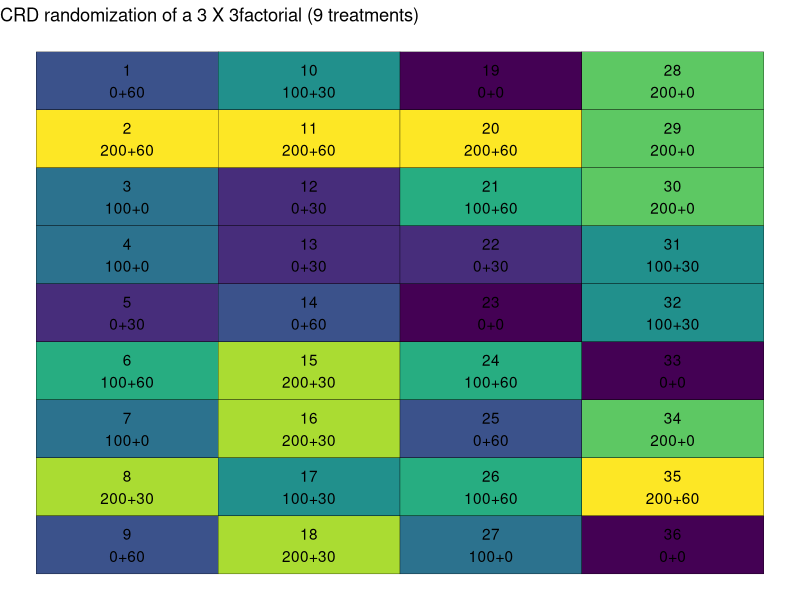

The R script that drew this image: (Note: this script raises an error after producing the figure.)
## ---- chunk 1
# Loading packages
library(tidyverse) # for data wrangling and plotting
## ---- chunk 2
trts <- crossing(nrate_kgha = c(0, 100, 200),
                 krate_kgha = c(0,30,60)
                 ) %>%
  mutate(trtnum = 1:nrow(.)) %>%
  mutate(trtname = paste0(nrate_kgha, "+", krate_kgha))

trts
## ---- chunk 3
# Setting seed to get same randomization result every time
set.seed(930)

crd_rand <- crossing(trtname = trts$trtname,
                     rep = 1:4
                     ) %>%   
  # Since plots are organized without a structure, let's number them 1 through 36
mutate(plot = 1:nrow(.)) %>%
  # Randomizing trtname to plots, without restrictions 
mutate(plot = sample(plot)) %>%
  arrange(plot)

crd_rand
## ---- chunk 4
crd_layout <- crd_rand %>%
  # Defining number of rows and columns in the field for plotting purposes
mutate(row = rep(1:4, each = 9)) %>%
  mutate(col = rep(seq(from = 1,
                   to = 9,
                   by = 1), times = 4
         )) %>%
  # Creating plot and trtname labels for plotting
mutate(lab = paste0(plot, "\n", trtname))

crd_layout
## ---- chunk 5
ggplot(data = crd_layout,
       aes(x = row, y = -col)
       ) +
  geom_tile(aes(fill = trtname),
            color = "black",
            show.legend = F,
            ) + 
  geom_text(aes(label = lab), vjust = 0.5) +
  labs(title = "CRD randomization of a 3 X 3factorial (9 treatments)") +
  theme_void() +
  scale_fill_viridis_d() +
  scale_color_viridis_d()

## ---- chunk 6
# Setting seed to get same randomization result every time
set.seed(930)

rcbd_rand 

rcbd_rand
## ---- chunk 7
rcbd_rand 
## ---- chunk 8
rcbd_layout <- rcbd_rand %>%
  # Defining number of rows and columns in the field for plotting purposes
  mutate(row = rep(1:4, each = 9)) %>%
  mutate(col = rep(seq(from = 1, 
                       to = 9, #total number of treatments, 
                       by = 1), 
                   times = 4 #total number of blocks
  )) %>%
  # Creating plot and trtname labels for plotting
  mutate(lab = paste0(plot, "\n", trtname))

rcbd_layout
## ---- chunk 9
ggplot(data = rcbd_layout, aes(x = row, 
                               y = -col))+
  geom_tile(aes(fill = trtname),
            color = "black",
            show.legend = F
  )+
  geom_text(aes(label = plot), fontface = "bold", vjust = -.8)+
  geom_text(aes(label = trtname), vjust = 1)+
  labs(title = "RCBD randomization of a 3 x 3 factorial (9 treatments)") +
  theme_void()

## ---- chunk 10
rcbd_rand 
  # Retrieving other information contained in trts

  # Rearranging columns  


## ---- chunk 11
ggsave("../output/rcbd_layoutmap.png",
       width = 6,
       height = 4,
       bg = "white")
